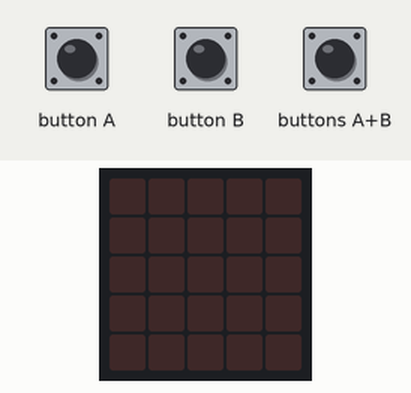
Recording of a program running on a simulated BBC micro:bit running MicroPython. Parts: the board's 5×5 LED display. Inputs (shaded band) come from the test bench.

Above: at 1.2 s.
1.3 s: buttons A+B pressed for 0.15 s
At 1.5 s:
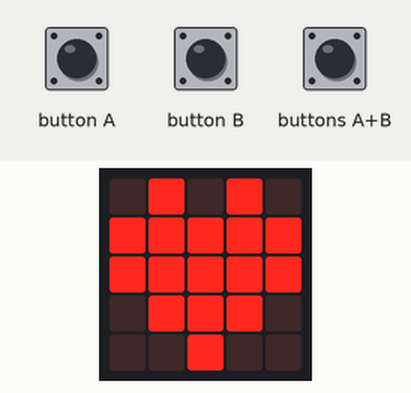
4.4 s: buttons A+B pressed for 1 s
At 6.83 s:
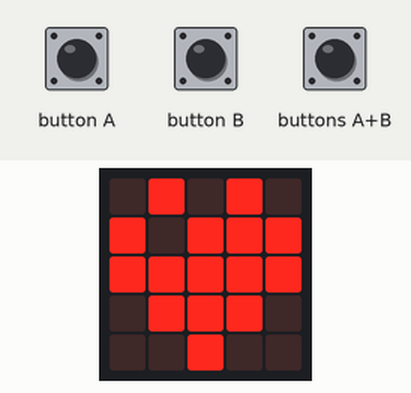
11.4 s: button A pressed for 0.15 s
At 13.17 s:
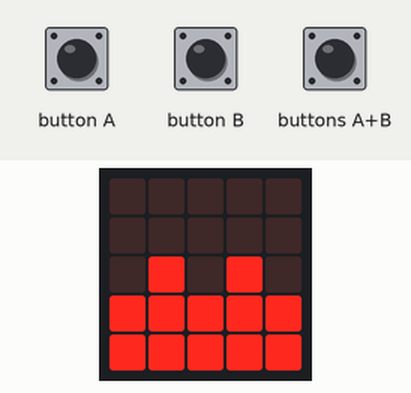
14.5 s: button A pressed for 1 s
At 15.38 s:
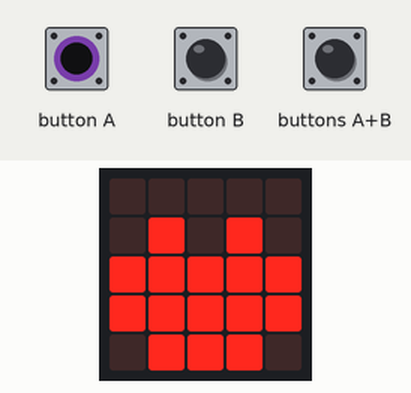
Timing chart, 0 to 17.5 s (numbered marks = the images above; inputs shaded):
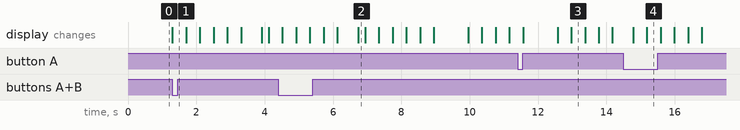

Measured:
- after the input at 1.3 s, the display: changes at once (image 1)
- after the input at 4.4 s, the display: first differs from a run without the input after 2.3 s (image 2)
- after the input at 14.5 s, the display: first changes after 0.28 s (image 4 shows a later state)
- what the display in image 3 shows lasts 0.4 s, from 13.0 s to 13.4 s

The program:

10020092_1a-Irene.py
```python
import microbit
import radio
import math
import music

#constants
mijnReserve  = 0
mijnSchool   = 20
mijnLeerling = 92

#setup
radio.config(group=1)
radio.on()

####################################################
##### vanaf hier mag je stukjes code aanpassen #####
####################################################

boat0 = microbit.Image("09090:"
                       "99999:"
                       "99999:"
                       "09990:"
                       "00900")
boat1 = microbit.Image("00000:"
                       "09090:"
                       "99999:"
                       "99999:"
                       "09990:")
boat2 = microbit.Image("00000:"
                       "00000:"
                       "09090:"
                       "99999:"
                       "99999:")
boat3 = microbit.Image("00000:"
                       "00000:"
                       "00000:"
                       "09090:"
                       "99999:")
boat4 = microbit.Image("00000:"
                       "00000:"
                       "00000:"
                       "00000:"
                       "09090:")
boat5 = microbit.Image("00000:"
                       "00000:"
                       "00000:"
                       "00000:"
                       "00000:")

def functie_A():
    # deze code mag je veranderen
    anim = [boat0,boat1,boat2,boat3,boat4,boat5]
    microbit.display.show( anim )
    microbit.sleep(200)
    microbit.display.clear()
    # tot hier


def functie_B():
    # deze code mag je veranderen
    anim = [boat5,boat4,boat3,boat2,boat1,boat0]
    microbit.display.show( anim )
    microbit.sleep(200)
    microbit.display.clear()
    # tot hier


def functie_AB():
    # deze code mag je veranderen
    microbit.display.show(
        microbit.Image( '09090:'
                        '90999:'
                        '99999:'
                        '09990:'
                        '00900:' ) )
    microbit.sleep(200)
    microbit.display.clear()
    # tot hier


############################################
###### tot hier mag je code aanpassen ######
############################################

def handleRadio(incoming):
    receivedNumber = float(incoming)
    nummerOntvangen = receivedNumber
    nummerKnopje    = int(nummerOntvangen / 1000000)
    nummerOntvangen = nummerOntvangen - nummerKnopje * 1000000
    nummerReserve   = int(nummerOntvangen / 100000)
    nummerOntvangen = nummerOntvangen - nummerReserve* 100000
    nummerSchool    = int(nummerOntvangen / 1000)
    nummerOntvangen = nummerOntvangen - nummerSchool * 1000
    nummerLeerling  = int(nummerOntvangen)

    if nummerReserve  == mijnReserve  or nummerReserve  == 0 :
        if nummerSchool   == mijnSchool   or nummerSchool   == 0:
            if nummerLeerling == mijnLeerling or nummerLeerling == 0:
                if nummerKnopje == 1:
                    #microbit.pin5.write_digital(0)
                    #microbit.sleep(50)
                    #microbit.pin5.write_digital(1)
                    functie_A()
                elif nummerKnopje == 2:
                    #microbit.pin11.write_digital(0)
                    #microbit.sleep(50)
                    #microbit.pin11.write_digital(1)
                    functie_B()
                else:
                    #microbit.pin5.write_digital(0)
                    #microbit.pin11.write_digital(0)
                    #microbit.sleep(50)
                    #microbit.pin5.write_digital(1)
                    #microbit.pin11.write_digital(1)
                    functie_AB()


def get_message():
    try:
        msg = radio.receive_bytes()
        if msg is not None:
            if int(msg[0]) == 01 and int(msg[1]) == 00 and int(msg[2]) == 01:
                packet_type = msg[3]
                if packet_type == 0:
                    payload = 0
                    for i in range(len(msg[12:])):
                        payload += msg[12+i] * math.pow(256, i)
                    handleRadio(payload)
    except Exception as e:
        radio.off()
        radio.on()


while True:
    get_message()

    if microbit.button_a.was_pressed() and microbit.button_b.was_pressed():
        functie_AB()
    elif microbit.button_a.get_presses() > 0:
        functie_A()
    elif microbit.button_b.get_presses() > 0:
        functie_B()
```
